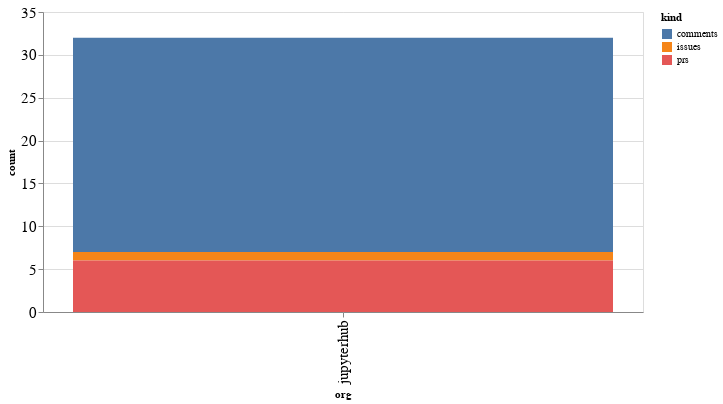

Notebook cell for this chart:
### Code cell
alt.Chart(org_summaries, width=600).mark_bar().encode(
    x='org',
    y='count',
    color='kind',
    tooltip="org"
)

### Figure 1 — Vega-Lite specification as saved in the notebook (floating-point values rounded to 4 significant figures)
{"config": {"axisLeft": {"labelFontSize": 15}, "axisBottom": {"labelFontSize": 15}}, "data": {"name": "data-7b633aecbb7b2ed9cc6b3ed73116649c"}, "mark": "bar", "encoding": {"color": {"type": "nominal", "field": "kind"}, "tooltip": {"type": "nominal", "field": "org"}, "x": {"type": "nominal", "field": "org"}, "y": {"type": "quantitative", "field": "count"}}, "width": 600, "$schema": "https://vega.github.io/schema/vega-lite/v4.8.1.json", "datasets": {"data-7b633aecbb7b2ed9cc6b3ed73116649c": [{"org": "jupyterhub", "kind": "comments", "count": 25}, {"org": "jupyterhub", "kind": "issues", "count": 1}, {"org": "jupyterhub", "kind": "prs", "count": 6}]}}
